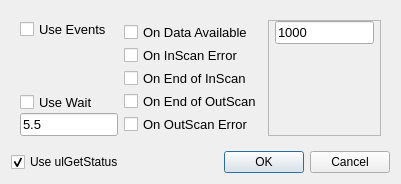
<?xml version="1.0" encoding="UTF-8"?>
<ui version="4.0">
 <class>EventsDialog</class>
 <widget class="QDialog" name="EventsDialog">
  <property name="geometry">
   <rect>
    <x>0</x>
    <y>0</y>
    <width>401</width>
    <height>184</height>
   </rect>
  </property>
  <property name="windowTitle">
   <string>Status Configuration</string>
  </property>
  <layout class="QVBoxLayout" name="verticalLayout_2">
   <item>
    <widget class="QFrame" name="fraEvents">
     <property name="font">
      <font>
       <pointsize>10</pointsize>
      </font>
     </property>
     <property name="frameShape">
      <enum>QFrame::NoFrame</enum>
     </property>
     <property name="frameShadow">
      <enum>QFrame::Raised</enum>
     </property>
     <layout class="QHBoxLayout" name="horizontalLayout">
      <item>
       <widget class="QFrame" name="fraBgCheck">
        <property name="frameShape">
         <enum>QFrame::NoFrame</enum>
        </property>
        <property name="frameShadow">
         <enum>QFrame::Raised</enum>
        </property>
        <layout class="QVBoxLayout" name="verticalLayout_3" stretch="3,1,3,3">
         <property name="spacing">
          <number>2</number>
         </property>
         <property name="leftMargin">
          <number>0</number>
         </property>
         <property name="topMargin">
          <number>0</number>
         </property>
         <property name="rightMargin">
          <number>0</number>
         </property>
         <property name="bottomMargin">
          <number>0</number>
         </property>
         <item>
          <widget class="QCheckBox" name="chkEnableEvents">
           <property name="maximumSize">
            <size>
             <width>16777215</width>
             <height>18</height>
            </size>
           </property>
           <property name="text">
            <string>Use Events</string>
           </property>
          </widget>
         </item>
         <item>
          <spacer name="verticalSpacer">
           <property name="orientation">
            <enum>Qt::Vertical</enum>
           </property>
           <property name="sizeHint" stdset="0">
            <size>
             <width>20</width>
             <height>40</height>
            </size>
           </property>
          </spacer>
         </item>
         <item>
          <widget class="QCheckBox" name="chkUseWait">
           <property name="maximumSize">
            <size>
             <width>16777215</width>
             <height>18</height>
            </size>
           </property>
           <property name="text">
            <string>Use Wait</string>
           </property>
          </widget>
         </item>
         <item>
          <widget class="QLineEdit" name="leWaitTimo">
           <property name="toolTip">
            <string>Timeout (sec)</string>
           </property>
           <property name="text">
            <string>5.5</string>
           </property>
          </widget>
         </item>
        </layout>
       </widget>
      </item>
      <item>
       <widget class="QFrame" name="fraEventSelect">
        <property name="frameShape">
         <enum>QFrame::NoFrame</enum>
        </property>
        <property name="frameShadow">
         <enum>QFrame::Raised</enum>
        </property>
        <layout class="QVBoxLayout" name="verticalLayout">
         <property name="spacing">
          <number>2</number>
         </property>
         <property name="leftMargin">
          <number>0</number>
         </property>
         <property name="topMargin">
          <number>0</number>
         </property>
         <property name="rightMargin">
          <number>0</number>
         </property>
         <property name="bottomMargin">
          <number>0</number>
         </property>
         <item>
          <widget class="QCheckBox" name="chkDataAvailable">
           <property name="maximumSize">
            <size>
             <width>16777215</width>
             <height>18</height>
            </size>
           </property>
           <property name="text">
            <string>On Data Available</string>
           </property>
          </widget>
         </item>
         <item>
          <widget class="QCheckBox" name="chkScanError">
           <property name="maximumSize">
            <size>
             <width>16777215</width>
             <height>18</height>
            </size>
           </property>
           <property name="text">
            <string>On InScan Error</string>
           </property>
          </widget>
         </item>
         <item>
          <widget class="QCheckBox" name="chkEndOfScan">
           <property name="maximumSize">
            <size>
             <width>16777215</width>
             <height>18</height>
            </size>
           </property>
           <property name="text">
            <string>On End of InScan</string>
           </property>
          </widget>
         </item>
         <item>
          <widget class="QCheckBox" name="chkEndOutScan">
           <property name="maximumSize">
            <size>
             <width>16777215</width>
             <height>18</height>
            </size>
           </property>
           <property name="text">
            <string>On End of OutScan</string>
           </property>
          </widget>
         </item>
         <item>
          <widget class="QCheckBox" name="chkOutScanError">
           <property name="maximumSize">
            <size>
             <width>16777215</width>
             <height>18</height>
            </size>
           </property>
           <property name="text">
            <string>On OutScan Error</string>
           </property>
          </widget>
         </item>
        </layout>
       </widget>
      </item>
      <item>
       <widget class="QFrame" name="fraDataA">
        <property name="frameShape">
         <enum>QFrame::StyledPanel</enum>
        </property>
        <property name="frameShadow">
         <enum>QFrame::Raised</enum>
        </property>
        <layout class="QVBoxLayout" name="verticalLayout_4">
         <property name="leftMargin">
          <number>6</number>
         </property>
         <property name="topMargin">
          <number>0</number>
         </property>
         <property name="rightMargin">
          <number>6</number>
         </property>
         <item>
          <widget class="QLineEdit" name="leEventParams">
           <property name="text">
            <string>1000</string>
           </property>
          </widget>
         </item>
         <item>
          <spacer name="verticalSpacer_2">
           <property name="orientation">
            <enum>Qt::Vertical</enum>
           </property>
           <property name="sizeHint" stdset="0">
            <size>
             <width>20</width>
             <height>71</height>
            </size>
           </property>
          </spacer>
         </item>
        </layout>
       </widget>
      </item>
     </layout>
    </widget>
   </item>
   <item>
    <widget class="QFrame" name="fraStatusDone">
     <property name="frameShape">
      <enum>QFrame::NoFrame</enum>
     </property>
     <property name="frameShadow">
      <enum>QFrame::Raised</enum>
     </property>
     <layout class="QHBoxLayout" name="horizontalLayout_2">
      <property name="leftMargin">
       <number>0</number>
      </property>
      <property name="topMargin">
       <number>0</number>
      </property>
      <property name="rightMargin">
       <number>0</number>
      </property>
      <property name="bottomMargin">
       <number>0</number>
      </property>
      <item>
       <widget class="QCheckBox" name="chkGetStatus">
        <property name="text">
         <string>Use ulGetStatus</string>
        </property>
        <property name="checked">
         <bool>true</bool>
        </property>
       </widget>
      </item>
      <item>
       <widget class="QDialogButtonBox" name="buttonBox">
        <property name="orientation">
         <enum>Qt::Horizontal</enum>
        </property>
        <property name="standardButtons">
         <set>QDialogButtonBox::Cancel|QDialogButtonBox::Ok</set>
        </property>
       </widget>
      </item>
     </layout>
    </widget>
   </item>
  </layout>
 </widget>
 <resources/>
 <connections>
  <connection>
   <sender>buttonBox</sender>
   <signal>accepted()</signal>
   <receiver>EventsDialog</receiver>
   <slot>accept()</slot>
   <hints>
    <hint type="sourcelabel">
     <x>248</x>
     <y>254</y>
    </hint>
    <hint type="destinationlabel">
     <x>157</x>
     <y>274</y>
    </hint>
   </hints>
  </connection>
  <connection>
   <sender>buttonBox</sender>
   <signal>rejected()</signal>
   <receiver>EventsDialog</receiver>
   <slot>reject()</slot>
   <hints>
    <hint type="sourcelabel">
     <x>316</x>
     <y>260</y>
    </hint>
    <hint type="destinationlabel">
     <x>286</x>
     <y>274</y>
    </hint>
   </hints>
  </connection>
 </connections>
</ui>
